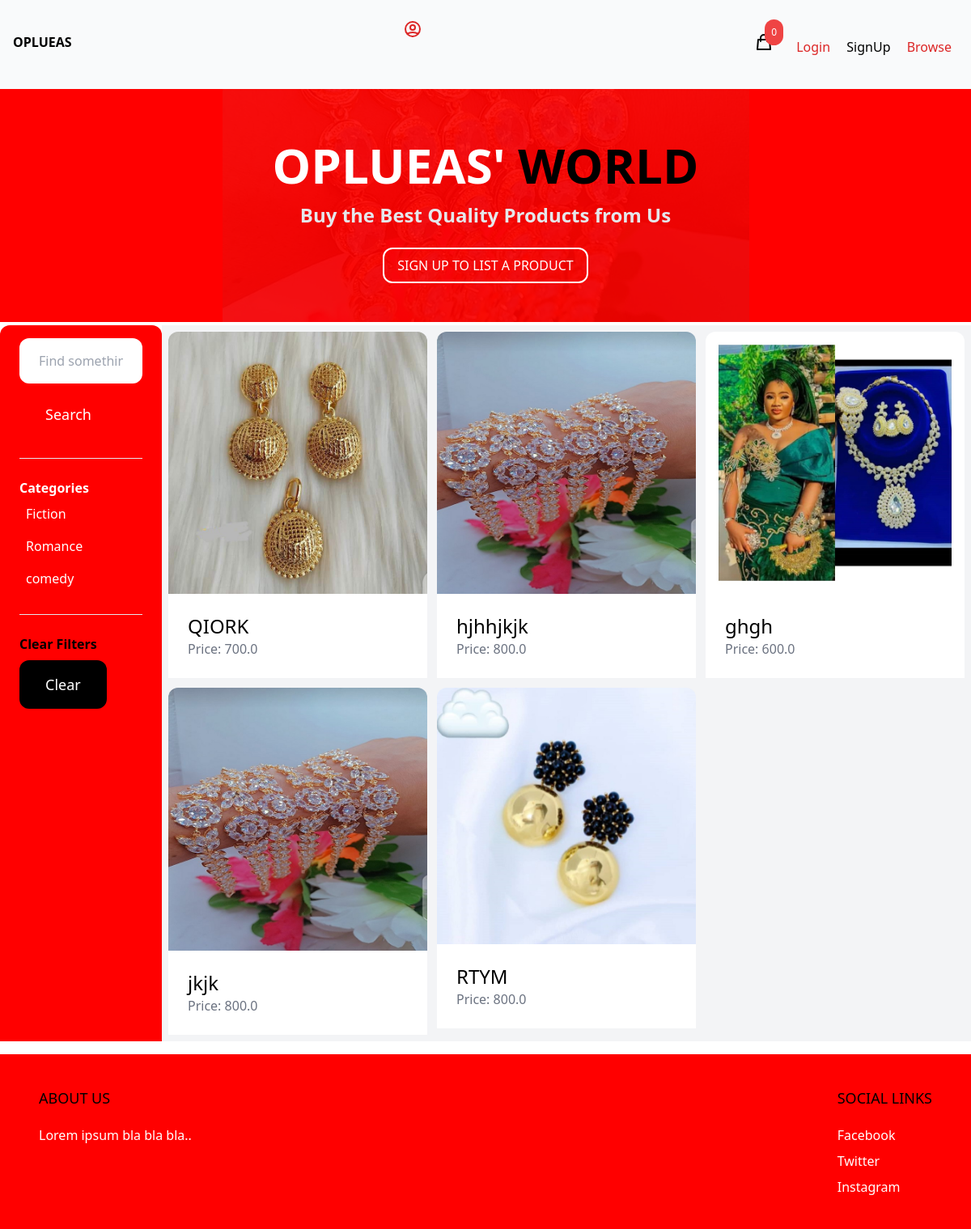
The app's page /items/ with its own data.
### item/models.py (models this page shows, shortened)
class Category(models.Model):
    name = models.CharField(max_length=255)

class Item(models.Model):
    category = models.ForeignKey(Category, related_name ='items', on_delete = models.CASCADE)
    name = models.CharField(max_length = 255)
    description = models.TextField(blank =True, null =True)
    price = models.FloatField()
    image = models.ImageField(upload_to = 'item_images', blank =  True, null = True)
    is_sold = models.BooleanField(default = False)
    created_by = models.ForeignKey(User, related_name = 'items', on_delete = models.CASCADE)
    created_at = models.DateTimeField(auto_now_add=True)

### item/views.py (the view)
# urls.py: path('', items, name = 'items'),
def items(request):
    query = request.GET.get('query', '')
    category_id = request.GET.get('category', 0)
    categories = Category.objects.all()
    items = Item.objects.filter(is_sold = False)
    if category_id:
        items = items.filter(category_id = category_id)
    if query:
        query = items.filter(Q(name__icontains=query) | Q(description__icontains=query))
    return render(request, 'item/items.html', {
        'items':items,
        'query':query,
        'category_id': int(category_id),
        'categories' : categories
    })

### cart/cart.py (called while the page is built)
    def __len__(self):
        return sum(item['quantity'] for item in self.cart.values())

### cart/context_processors.py (called while the page is built)
def cart(request):
    return {'cart':Cart(request)}

### item/templates/item/items.html (shortened to what this page needs)
{% extends 'core/base.html' %}
{% block content %}
<div class="grid grid-cols-6 pb-4">
    <div class="col-span-1 py-4 px-6 bg-oplueas  rounded-t-xl">
        <form action="{% url 'item:items' %}">
            <input type="text" name="query" placeholder="Find something" class="w-full py-4 px-6 rounded-xl" value="{{ query }}">
            <button class="mt-2 px-8 py-4 text-lg bg-oplueas text-white rounded-xl">Search</button>
        </form>
        <hr class="my-6">
        <p class="font-semibold text-white">Categories</p>
        <ul>
           {% for category in categories %}
           <li class="py-2 px-2 text-white rounded-xl {% if category.id == category_id %} bg-red-200 text-black {else} bg-gray-200  {% endif %}">
                <a href="{% url 'item:items' %}?query={{ query }}&category={{ category.id }}" class="text-white">{{category.name}}</a>
            </li>
           {% endfor %}
        </ul>
        <hr class="my-6">
        <p class="font-semibold">Clear Filters</p>
        <ul>
            <li><a href="" class="mt-2 py-4 px-8 inline-block bg-black text-lg rounded-xl text-white">Clear</a></li>
        </ul>
    </div>
    <div class="col-span-5 bg-gray-100 w-full py-2 px-2">
        <div class="grid grid-cols-3 gap-3 w-full">
            {% for item in items %}
            <div>
                <a href="{% url 'item:detail' item.id %}">
                    <div>
                        <img src="{{item.image.url}}" alt="" class="rounded-t-xl">
                    </div>
                    <div class="p-6 bg-white rounded-b-xk">
                        <h2 class="text-2xl">{{ item.name }}</h2>
                        <p class="text-gray-500">Price: {{item.price}}</p>
                    </div>
                </a>
            </div>
            {% endfor %}
        </div>
    </div>
</div>
{% endblock %}

### records on screen
Category: name "Fiction"
Category: name "Romance"
Category: name "comedy"
Item: image (picture), name "QIORK", price "700.0"
Item: image (picture), name "hjhhjkjk", price "800.0"
Item: image (picture), name "ghgh", price "600.0"
Item: image (picture), name "jkjk", price "800.0"
Item: image (picture), name "RTYM", price "800.0"

### other values on screen
{{ cart|length }} "0"
